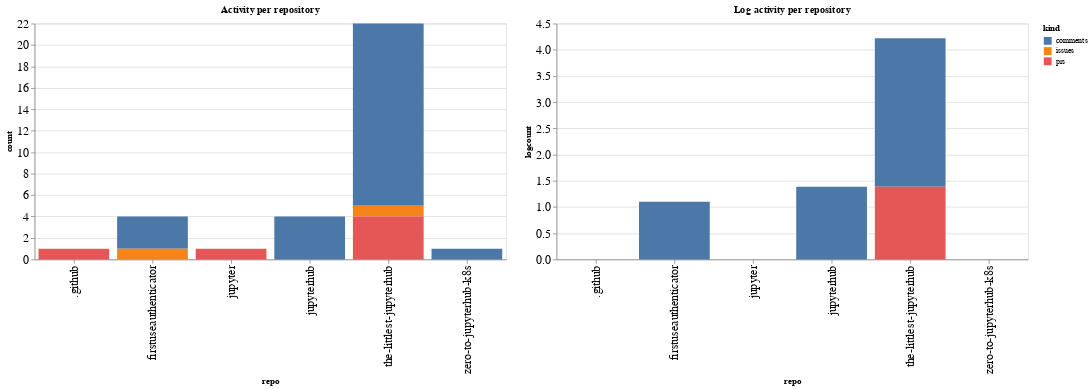

The notebook cell saved with this chart:
### Code cell
ch1 = alt.Chart(repo_summaries, width=600, title="Activity per repository").mark_bar().encode(
    x='repo',
    y='count',
    color='kind',
    tooltip="kind"
)

ch2 = alt.Chart(repo_summaries, width=600, title="Log activity per repository").mark_bar().encode(
    x='repo',
    y='logcount',
    color='kind',
    tooltip="kind"
)

ch1 | ch2

### Figure 1 — Vega-Lite specification as saved in the notebook (floating-point values rounded to 4 significant figures)
{"config": {"axisLeft": {"labelFontSize": 15}, "axisBottom": {"labelFontSize": 15}}, "hconcat": [{"mark": "bar", "encoding": {"color": {"type": "nominal", "field": "kind"}, "tooltip": {"type": "nominal", "field": "kind"}, "x": {"type": "nominal", "field": "repo"}, "y": {"type": "quantitative", "field": "count"}}, "title": "Activity per repository", "width": 600}, {"mark": "bar", "encoding": {"color": {"type": "nominal", "field": "kind"}, "tooltip": {"type": "nominal", "field": "kind"}, "x": {"type": "nominal", "field": "repo"}, "y": {"type": "quantitative", "field": "logcount"}}, "title": "Log activity per repository", "width": 600}], "data": {"name": "data-bc05b2d21642eaf563bb61118d1ff61b"}, "$schema": "https://vega.github.io/schema/vega-lite/v4.8.1.json", "datasets": {"data-bc05b2d21642eaf563bb61118d1ff61b": [{"repo": ".github", "kind": "prs", "count": 1, "logcount": 0.0}, {"repo": "firstuseauthenticator", "kind": "comments", "count": 3, "logcount": 1.099}, {"repo": "firstuseauthenticator", "kind": "issues", "count": 1, "logcount": 0.0}, {"repo": "jupyter", "kind": "prs", "count": 1, "logcount": 0.0}, {"repo": "jupyterhub", "kind": "comments", "count": 4, "logcount": 1.386}, {"repo": "the-littlest-jupyterhub", "kind": "comments", "count": 17, "logcount": 2.833}, {"repo": "the-littlest-jupyterhub", "kind": "issues", "count": 1, "logcount": 0.0}, {"repo": "the-littlest-jupyterhub", "kind": "prs", "count": 4, "logcount": 1.386}, {"repo": "zero-to-jupyterhub-k8s", "kind": "comments", "count": 1, "logcount": 0.0}]}}
